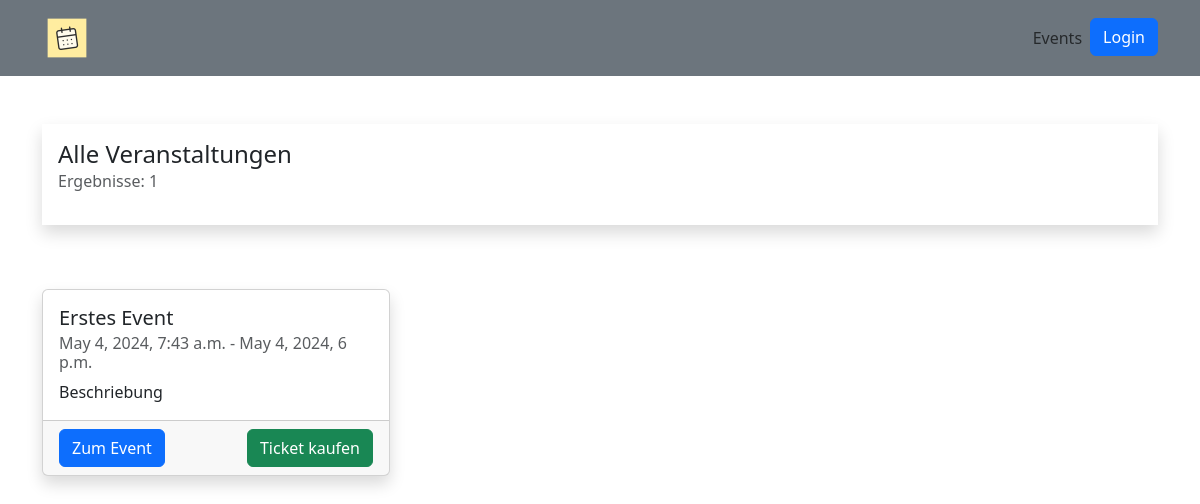
Page /events/ on the earlier database version.
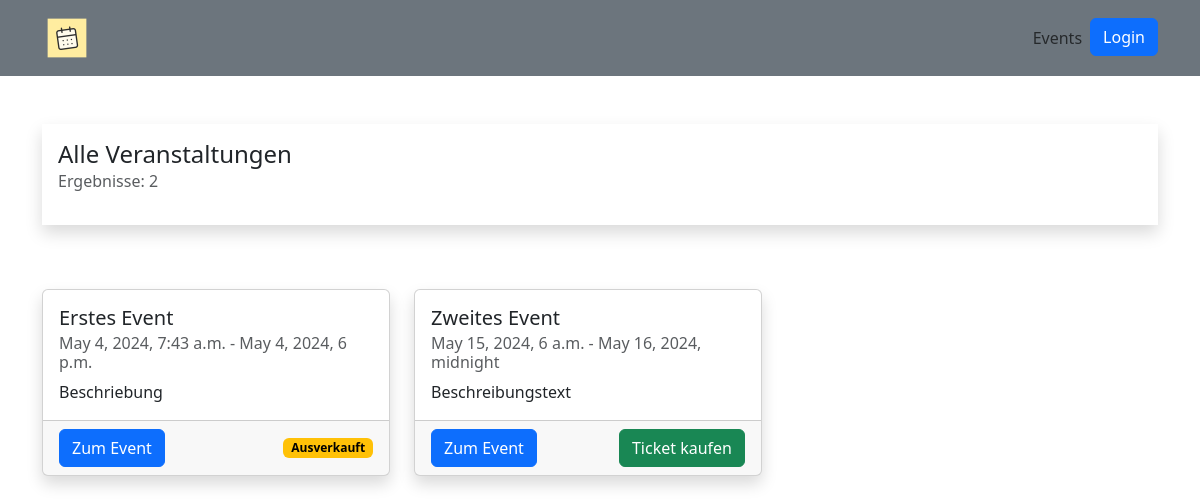
Same page on the later database version.
### ticketApp/models.py (models this page shows, shortened)
class Event(models.Model):
    class EventStatus(models.TextChoices):
        ACTIVE = "AC", _("Aktiv")
        INACTIVE = "IA", _("Inaktiv")
        CANCELLED = "CA", _("Abgesagt")
        SOLDOUT = "SO", _("Ausverkauft")
    id = ShortUUIDField(primary_key=True, editable=False)
    title = models.CharField(max_length=200)
    location = models.ForeignKey(Location, on_delete=models.SET_NULL, null=True, blank=True)
    date_from = models.DateTimeField()
    description = models.TextField(blank=True)
    date_to = models.DateTimeField()
    max_participants = models.IntegerField()
    tickets_sold = models.IntegerField(default=0)
    event_status = models.CharField(max_length=2, choices=EventStatus.choices, default=EventStatus.INACTIVE)
    slug = AutoSlugField(populate_from=['id'])

### ticketApp/views.py (the view)
# urls.py: path('events/', views.events, name='events'),
def events(request):
    events = Event.objects.all().values()
    return render(request, "events/index.html", {'events': events})

### ticketApp/templates/events/index.html
{% extends "base.html" %}
{% block content %}
<div class="container">
    <div class="col mt-5 shadow p-3">
        <h4 class="mb-0">Alle Veranstaltungen</h4>
        <p class="text-body-secondary">Ergebnisse: {{events|length}}</p>
    </div>
    <div class="row">
        {% include "events/events-list.html" %}
    </div>
</div>
{% endblock %}

### ticketApp/templates/events/events-list.html
<div class="row mt-5 gy-3">
    {% for event in events %}
    <div class="col-lg-4 col-12">
        <div class="card h-100 shadow">
            <div class="card-body">
                <h5 class="card-title">{{event.title}}</h5>
                <h6 class="card-subtitle mb-2 text-muted">{{event.date_from}} - {{event.date_to}}</h6>
                <p class="card-text">{{event.description|truncatechars:100}}</p>
            </div>
            <div class="card-footer d-flex justify-content-between align-items-center">
                <a href="{% url 'event_detail' slug=event.slug %}" class="btn btn-primary">Zum Event</a>
                {% if event.event_status == 'SO' %}
                <span class="badge text-bg-warning">Ausverkauft</span>
                {%elif event.event_status == 'CA'%}
                <span class="badge text-bg-danger">Abgesagt</span>
                {%endif%}
                {%if event.event_status == 'AC' and event.tickets_sold < event.max_participants%}
                <button class="btn btn-success">Ticket kaufen</button>
                {% endif %}
            </div>
        </div>
    </div>
    {% endfor %}
</div>

Differences in the rows shown:
changed Event "Erstes Event": event_status "Ticket kaufen" → "Ausverkauft"
added Event: title "Zweites Event", date_from "May 15, 2024, 6 a.m.", date_to "May 16, 2024, midnight", description "Beschreibungstext", event_status "Ticket kaufen"
Other differences:
{{ events|length }}: "1" → "2"
